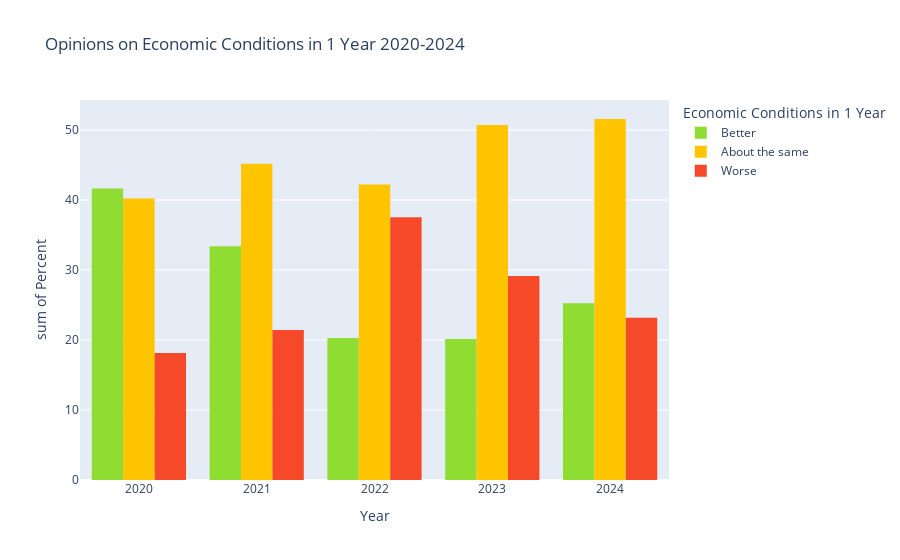

Notebook code cell kept with this figure:
### Code cell
order = ['Better','About the same','Worse']
color_map = {
    'Better':"#8fdc32",
    'About the same':'#ffc500',
    'Worse':'#f6492a'
}
examine_changes('ECON1BMOD', 'Economic Conditions in 1 Year',order,color_map)

### Figure 1 — Plotly figure (JSON) as saved in the notebook; plotly's stock layout.template omitted (floating-point values rounded to 4 significant figures)
{"data": [{"alignmentgroup": "True", "bingroup": "x", "histfunc": "sum", "hovertemplate": "Economic Conditions in 1 Year=Better<br>Year=%{x}<br>sum of Percent=%{y}<extra></extra>", "legendgroup": "Better", "marker": {"color": "#8fdc32", "pattern": {"shape": ""}}, "name": "Better", "offsetgroup": "Better", "orientation": "v", "showlegend": true, "type": "histogram", "x": [2020, 2021, 2022, 2023, 2024], "xaxis": "x", "y": [41.64, 33.38, 20.28, 20.16, 25.25], "yaxis": "y"}, {"alignmentgroup": "True", "bingroup": "x", "histfunc": "sum", "hovertemplate": "Economic Conditions in 1 Year=About the same<br>Year=%{x}<br>sum of Percent=%{y}<extra></extra>", "legendgroup": "About the same", "marker": {"color": "#ffc500", "pattern": {"shape": ""}}, "name": "About the same", "offsetgroup": "About the same", "orientation": "v", "showlegend": true, "type": "histogram", "x": [2020, 2021, 2022, 2023, 2024], "xaxis": "x", "y": [40.22, 45.18, 42.2, 50.7, 51.57], "yaxis": "y"}, {"alignmentgroup": "True", "bingroup": "x", "histfunc": "sum", "hovertemplate": "Economic Conditions in 1 Year=Worse<br>Year=%{x}<br>sum of Percent=%{y}<extra></extra>", "legendgroup": "Worse", "marker": {"color": "#f6492a", "pattern": {"shape": ""}}, "name": "Worse", "offsetgroup": "Worse", "orientation": "v", "showlegend": true, "type": "histogram", "x": [2020, 2021, 2022, 2023, 2024], "xaxis": "x", "y": [18.14, 21.43, 37.52, 29.14, 23.19], "yaxis": "y"}], "layout": {"barmode": "group", "legend": {"title": {"text": "Economic Conditions in 1 Year"}, "tracegroupgap": 0}, "title": {"text": "Opinions on Economic Conditions in 1 Year 2020-2024"}, "xaxis": {"anchor": "y", "domain": [0, 1], "title": {"text": "Year"}}, "yaxis": {"anchor": "x", "domain": [0, 1], "title": {"text": "sum of Percent"}}}}
